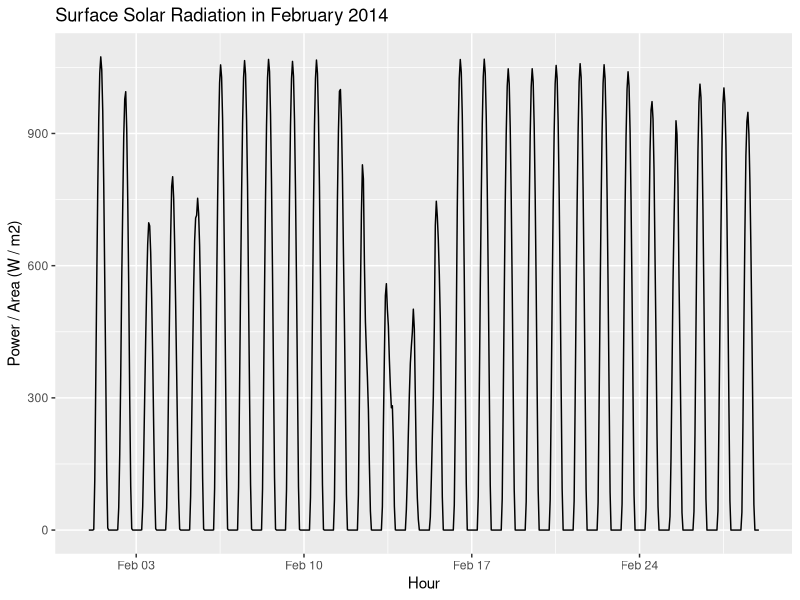

This figure's R source:

setwd("/Users/edxu96/GitHub/Optivest.jl/CSP-PTES_BrokenHill")

library(tidyverse)
library(magrittr)
library(ggplot2)
library(tidyr)
library(kableExtra)
library(knitr)
library(lubridate)

# Renewables.ninja Weather (Point API) - -31.966, 141.453 - Version: 1.0 - License: https://science.nasa.gov/earth-science/earth-science-data/data-information-policy - Reference: https://www.renewables.ninja/
# Units: time in UTC, local_time in Australia/Broken_Hill, radiation_surface in W/m²
# {"units": {"time": "UTC", "local_time": "Australia/Broken_Hill", "radiation_surface": "W/m\u00b2"}, "params": {"local_time": true, "header": true, "lat": "-31.966326731999086", "lon": "141.45301222626478", "date_from": "2014-01-01", "date_to": "2014-12-31", "dataset": "merra2", "var_t2m": false, "var_prectotland": false, "var_precsnoland": false, "var_snomas": false, "var_rhoa": false, "var_swgdn": true, "var_swtdn": false, "var_cldtot": false}}

ti <- 
  read_csv("./solar-radiation_2014.csv") %>%
  mutate(time_local = local_time) %>%
  select(time_local, radiation_surface)

vec_filter <- month(ti$time_local) == 2

ti[vec_filter, ] %>%
  ggplot() + 
    geom_line(mapping = aes(x = time_local, y = radiation_surface)) +
    labs(
      title = "Surface Solar Radiation in February 2014",
      x = "Hour", y = "Power / Area (W / m2)"
     )

vec_filter <- year(ti$time_local) == 2014

sum(ti[vec_filter, ]$radiation_surface * 1) / 1000
